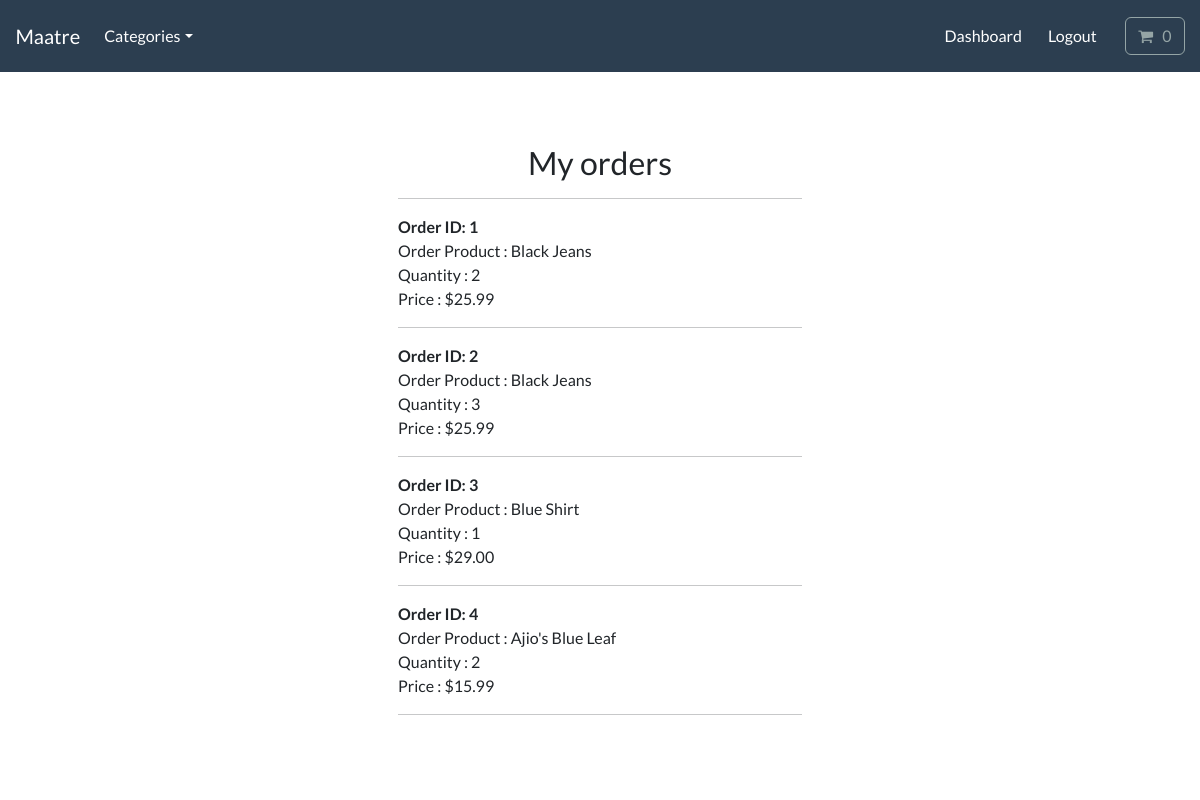
The page /account/track_orders (signed in) on the database its author committed.
### payment/models.py (models this page shows, shortened)
class OrderItem(models.Model):
    order = models.ForeignKey(Order, on_delete=models.CASCADE, null=True)
    product = models.ForeignKey(Product, on_delete=models.CASCADE)
    quantity = models.PositiveBigIntegerField(default=1)
    price = models.DecimalField(max_digits=8, decimal_places=2)
    user = models.ForeignKey(User, on_delete=models.CASCADE, null=True, blank=True)

### store/models.py (models this page shows, shortened)
class Product(models.Model):
    category = models.ForeignKey(Category, on_delete=models.CASCADE, null=True, related_name='product')
    title = models.CharField(max_length=200)
    brand = models.CharField(max_length=200, default="un-branded")
    description = models.TextField(blank=True)
    slug = models.SlugField(max_length=200)
    price = models.DecimalField(max_digits=5, decimal_places=2)
    image = models.ImageField(upload_to='images/')
    class Meta:
        verbose_name_plural = 'Products'
    def __str__(self) -> str:
        return self.title

### account/views.py (the view)
# urls.py: path('track_orders', views.track_orders, name='track_orders'),
@login_required(login_url='login')
def track_orders(request):
    try:
        orders = OrderItem.objects.filter(user=request.user)
        context = {'orders': orders}
        return render(request, 'account/track_orders.html', context)
    except:
        return render(request, 'account/track_orders.html')

### cart/cart.py (called while the page is built)
    def __len__(self):
        return sum(item['qty'] for item in self.cart.values())

### cart/context_processors.py (called while the page is built)
def cart(request):
    return {"cart": Cart(request)}

### store/models.py (called while the page is built)
    def get_absolute_url(self):
        return reverse("list_category", args=[self.slug])

### store/views.py (called while the page is built)
def categories(request):
    all_categories = Category.objects.all()
    return {"all_categories": all_categories}

### account/templates/account/track_orders.html
{% include "store/base.html" %}
{% load static %}
{% block content %}
<body>
    <br>
    <div class="container bg-white shadow-md p-5 form-layout">
        <div class="text-center">
            <h3> My orders </h3>
            <hr>
        </div>
        {% for order in orders %}
            <strong> Order ID: {{ order.id }} </strong> <br>
            Order Product : {{ order.product }} <br>
            Quantity : {{ order.quantity }} <br>
            Price : ${{ order.price }} <br>
            <hr>
        {% endfor %}
    </div>
</body>
{% endblock %}

### static/css/style.css (style rules this page uses)
.form-layout { border-radius: 20px; width: 500px; }

### rows shown on the page
OrderItem: id "1", product "Black Jeans", quantity "2", price "25.99"
OrderItem: id "2", product "Black Jeans", quantity "3", price "25.99"
OrderItem: id "3", product "Blue Shirt", quantity "1", price "29.00"
OrderItem: id "4", product "Ajio's Blue Leaf", quantity "2", price "15.99"
